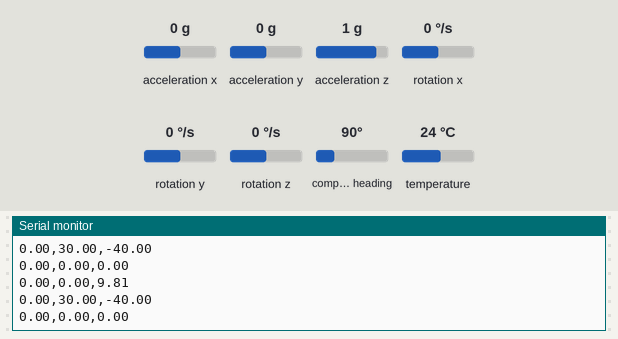
Recording of a sketch running on a simulated ESP32. On the bench: the last lines printed to the serial monitor. The inputs (shaded band) are chosen by the test bench; at power-on: acceleration x 0 g, acceleration y 0 g, acceleration z 1 g, rotation x 0 °/s, rotation y 0 °/s, rotation z 0 °/s, compass heading 90°, temperature 24 °C. Nothing arrives over Bluetooth unless stated.

Above: at 1.2 s.
1.3 s: acceleration x set to -1.4 g
At 1.59 s:
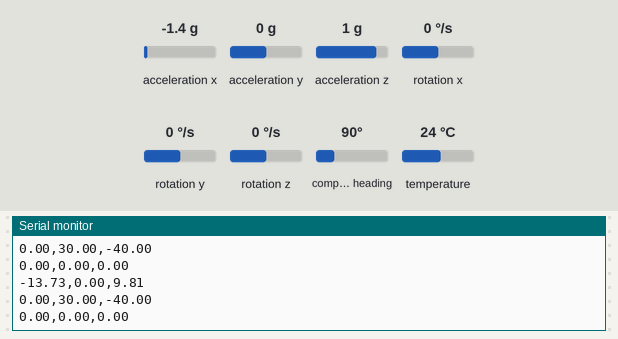
2.8 s: acceleration y set to -1.4 g
At 3.02 s:
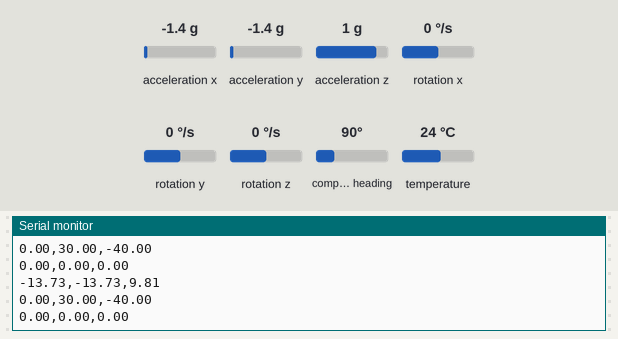
4.3 s: acceleration z set to -1.4 g
At 4.66 s:
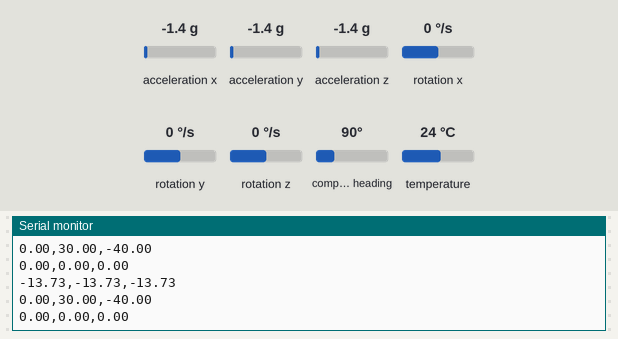
5.8 s: rotation x set to -192 °/s
At 6.09 s:
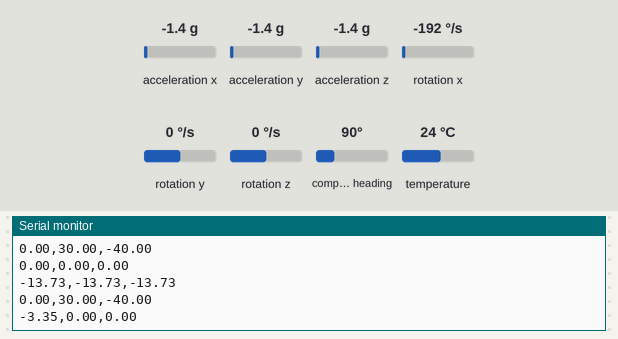
7.3 s: rotation y set to -192 °/s
At 7.52 s:
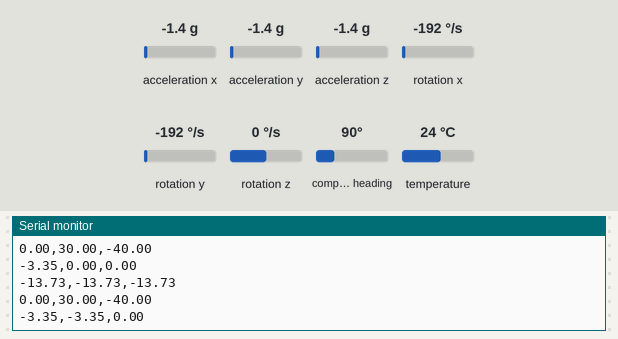
Timing chart, 0 to 9.8 s (numbered marks = the images above; inputs shaded):
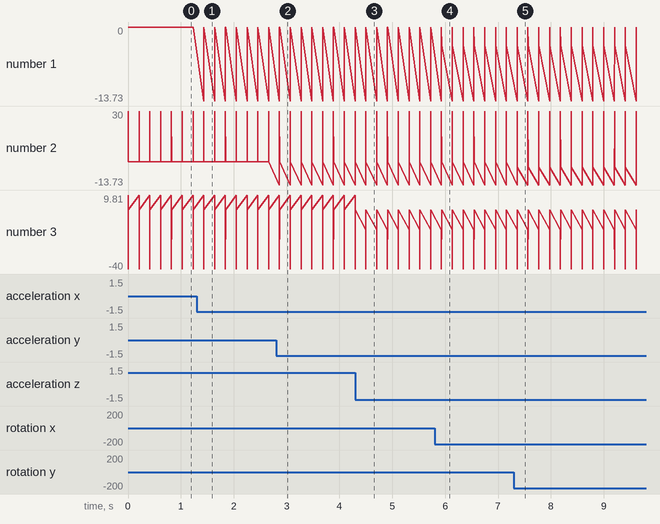

Measured:
- after the input at 1.3 s, the serial monitor: prints a new line after 0.13 s (image 1)
- after the input at 2.8 s, the serial monitor: prints a new line after 0.06 s (image 2)
- after the input at 4.3 s, the serial monitor: prints a new line after 0.20 s (image 3)
- after the input at 5.8 s, the serial monitor: prints a new line after 0.13 s (image 4)
- after the input at 7.3 s, the serial monitor: prints a new line after 0.06 s (image 5)
- plotted number 1: 0 → -3.35 after the input at 5.8 s

The sketch:

project4-BT.ino
```cpp
#include <Wire.h>
#include <SPI.h>
#include <Adafruit_LSM9DS1.h>
#include <Adafruit_Sensor.h>
#include "BluetoothSerial.h"

#define LSM9DS1_XGCS 5
#define LSM9DS1_MCS 0

#if !defined(CONFIG_BT_ENABLED) || !defined(CONFIG_BLUEDROID_ENABLED)
#error Bluetooth is not enabled! Please run `make menuconfig` to and enable it
#endif

Adafruit_LSM9DS1 lsm = Adafruit_LSM9DS1(LSM9DS1_XGCS, LSM9DS1_MCS);
BluetoothSerial SerialBT;

#define DECLINATION 15.35

void setupSensor()
{
  // 1.) Set the accelerometer range
  lsm.setupAccel(lsm.LSM9DS1_ACCELRANGE_2G);

  // 2.) Set the magnetometer sensitivity
  lsm.setupMag(lsm.LSM9DS1_MAGGAIN_4GAUSS);

  // 3.) Setup the gyroscope
  lsm.setupGyro(lsm.LSM9DS1_GYROSCALE_245DPS);
}

void setup()
{
  Serial.begin(115200);

  SerialBT.begin("ESP32test"); //Bluetooth device name
  Serial.println("The device started, now you can pair it with bluetooth!");

  Serial.println("LSM9DS1 data read demo");

  // Try to initialise and warn if we couldn't detect the chip
  if (!lsm.begin())
  {
    Serial.println("Oops ... unable to initialize the LSM9DS1. Check your wiring!");
    while (1);
  }

  Serial.println("Found LSM9DS1 9DOF");
  // helper to just set the default scaling we want, see above!
  setupSensor();
}
void loop()
{
  lsm.read(); /* ask it to read in the data */
  /* Get a new sensor event */
  sensors_event_t a, m, g, temp;
  lsm.getEvent(&a, &m, &g, &temp);
  // Prints accel in the format "x,y,z" m/s^2
  Serial.print(a.acceleration.x); Serial.print(","); Serial.print(a.acceleration.y); Serial.print(","); Serial.print(a.acceleration.z);
  Serial.println();
  char aXbuff[10]; char aYbuff[10]; char aZbuff[10];
  snprintf(aXbuff, sizeof(aXbuff), "%f", a.acceleration.x);
  snprintf(aYbuff, sizeof(aYbuff), "%f", a.acceleration.y);
  snprintf(aZbuff, sizeof(aZbuff), "%f", a.acceleration.z);
  SerialBT.print(aXbuff); SerialBT.write(','); SerialBT.print(aYbuff); SerialBT.write(','); SerialBT.print(aZbuff); SerialBT.write(',');
  // Prints mag in formation "x,y,z" gauss
  char mXbuff[10]; char mYbuff[10]; char mZbuff[10];
  snprintf(mXbuff, sizeof(mXbuff), "%f", m.magnetic.x);
  snprintf(mYbuff, sizeof(mYbuff), "%f", m.magnetic.y);
  snprintf(mZbuff, sizeof(mZbuff), "%f", m.magnetic.z);
  SerialBT.print(mXbuff); SerialBT.write(','); SerialBT.print(mYbuff); SerialBT.write(','); SerialBT.print(mZbuff); SerialBT.write(',');
  Serial.print(m.magnetic.x); Serial.print(","); Serial.print(m.magnetic.y); Serial.print(","); Serial.print(m.magnetic.z);
  Serial.println();
  // Prints gyro in format "x,y,z" dps
  char gXbuff[10]; char gYbuff[10]; char gZbuff[10];
  snprintf(gXbuff, sizeof(gXbuff), "%f", g.gyro.x);
  snprintf(gYbuff, sizeof(gYbuff), "%f", g.gyro.y);
  snprintf(gZbuff, sizeof(gZbuff), "%f", g.gyro.z);
  SerialBT.print(gXbuff); SerialBT.write(','); SerialBT.print(gYbuff); SerialBT.write(','); SerialBT.print(gZbuff); SerialBT.write(',');
  Serial.print(g.gyro.x); Serial.print(","); Serial.print(g.gyro.y); Serial.print(","); Serial.print(g.gyro.z);
  Serial.println();
  delay(200);
}
```
